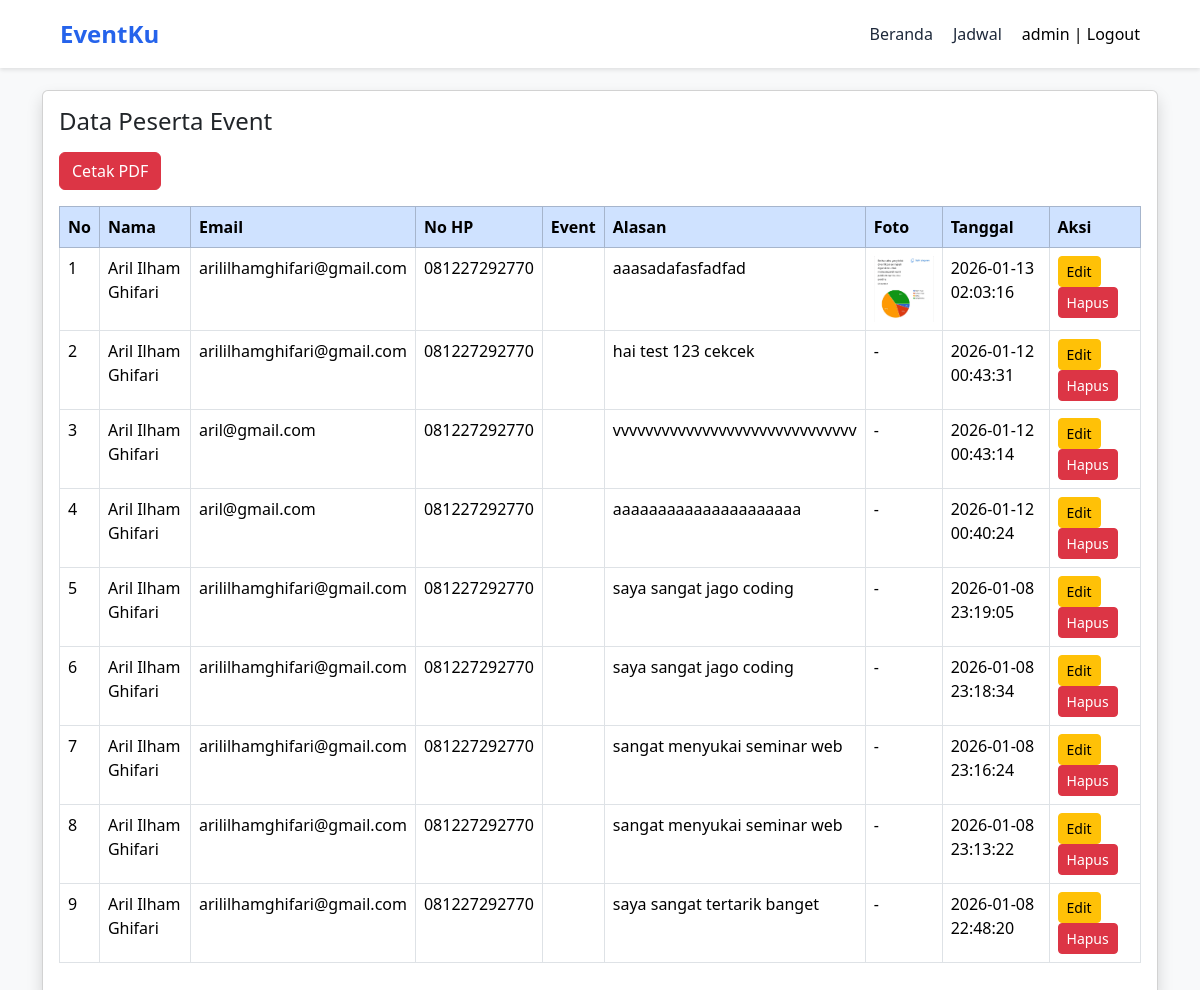
The page /admin.php (signed in) on the database its author committed.
### tables this page shows
CREATE TABLE `peserta_event` (
  `id` int(11) NOT NULL,
  `nama` varchar(100) NOT NULL,
  `email` varchar(100) NOT NULL,
  `no_hp` varchar(15) NOT NULL,
  `event` varchar(50) NOT NULL,
  `alasan` text DEFAULT NULL,
  `tanggal_daftar` datetime DEFAULT current_timestamp(),
  `foto` varchar(100) DEFAULT NULL
);

### admin.php (the view, shortened to what this page needs)
<?php
include "koneksi.php";
$query  = "SELECT * FROM peserta_event ORDER BY tanggal_daftar DESC";
$result = mysqli_query($conn, $query);
?>
<!DOCTYPE html>
<html lang="id">
<head>
    <link href="https://cdn.jsdelivr.net/npm/bootstrap@5.3.3/dist/css/bootstrap.min.css" rel="stylesheet">
</head>
<body class="bg-light">
    <header>
        <nav>
            <a href="#" class="logo" style="color: #2563eb;">EventKu</a>
            <div class="nav-links">
                <a href="index.html">Beranda</a>
                <a href="jadwal.html">Jadwal</a>
                <span class="text-black">
                    <?= $_SESSION['username']; ?> |
                    <a href="logout.php" class="text-black text-decoration-none">Logout</a>
                </span>
            </div>
        </nav>
    </header>
<div class="container">
    <div class="card shadow">
        <div class="card-body">
            <h4 class="mb-3">Data Peserta Event</h4>
            <a href="cetak_pdf.php" target="_blank" class="btn btn-danger mb-3">
    Cetak PDF
</a>
            <table class="table table-bordered table-hover">
                <thead class="table-primary">
                    <tr>
                        <th>No</th>
                        <th>Nama</th>
                        <th>Email</th>
                        <th>No HP</th>
                        <th>Event</th>
                        <th>Alasan</th>
                        <th>Foto</th>
                        <th>Tanggal</th>
                        <th>Aksi</th>
                    </tr>
                </thead>
                <tbody>
                    <?php $no=1; while($row=mysqli_fetch_assoc($result)){ ?>
                    <tr>
                        <td><?= $no++ ?></td>
                        <td><?= $row['nama'] ?></td>
                        <td><?= $row['email'] ?></td>
                        <td><?= $row['no_hp'] ?></td>
                        <td><?= $row['pilihan_event'] ?></td>
                        <td><?= $row['alasan'] ?></td>
                        <td>
                            <?php if (!empty($row['foto'])) { ?>
                                <img src="uploads/<?= htmlspecialchars($row['foto']); ?>" width="60">
                            <?php } else { ?>
                                -
                            <?php } ?>
                        </td>
                        <td><?= $row['tanggal_daftar'] ?></td>
                        <td>
                            <a href="edit.php?id=<?= $row['id']; ?>" class="btn btn-warning btn-sm">
                                Edit
                            </a>
                            <a href="hapus.php?id=<?= $row['id']; ?>"
                            class="btn btn-danger btn-sm"
                            onclick="return confirm('Yakin hapus data?')">
                            Hapus
                            </a>
                        </td>
                    </tr>
                    <?php } ?>
                </tbody>
            </table>
        </div>
    </div>
</div>
</body>
</html>

### admin.php (style rules this page uses)
body { padding-top: 90px; }
:root { --primary-color: #2563eb; --primary-hover: #1d4ed8; --secondary-color: #64748b; --text-dark: #1e293b; --text-light: #f8fafc; --bg-light: #ffffff; --bg-alt: #f1f5f9; }
header { background-color: var(--bg-light); box-shadow: 0 2px 4px rgba(0,0,0,0.1); position: fixed; width: 100%; top: 0; z-index: 1000; }
nav { display: flex; justify-content: space-between; align-items: center; padding: 1rem 5%; max-width: 1200px; margin: 0 auto; }
.logo { font-size: 1.5rem; font-weight: bold; color: var(--primary-color); text-decoration: none; }
.nav-links { display: flex; align-items: center; gap: 20px; }
.nav-links a { text-decoration: none; color: var(--text-dark); font-weight: 500; transition: color 0.3s; }

### rows shown on the page
peserta_event: nama "Aril Ilham Ghifari", email "arililhamghifari@gmail.com", no_hp "081227292770", alasan "aaasadafasfadfad", foto (picture), tanggal_daftar "2026-01-13 02:03:16"
peserta_event: nama "Aril Ilham Ghifari", email "arililhamghifari@gmail.com", no_hp "081227292770", alasan "hai test 123 cekcek", tanggal_daftar "2026-01-12 00:43:31"
peserta_event: nama "Aril Ilham Ghifari", email "aril@gmail.com", no_hp "081227292770", alasan "vvvvvvvvvvvvvvvvvvvvvvvvvvvvvv", tanggal_daftar "2026-01-12 00:43:14"
peserta_event: nama "Aril Ilham Ghifari", email "aril@gmail.com", no_hp "081227292770", alasan "aaaaaaaaaaaaaaaaaaaaa", tanggal_daftar "2026-01-12 00:40:24"
peserta_event: nama "Aril Ilham Ghifari", email "arililhamghifari@gmail.com", no_hp "081227292770", alasan "saya sangat jago coding", tanggal_daftar "2026-01-08 23:19:05"
peserta_event: nama "Aril Ilham Ghifari", email "arililhamghifari@gmail.com", no_hp "081227292770", alasan "saya sangat jago coding", tanggal_daftar "2026-01-08 23:18:34"
peserta_event: nama "Aril Ilham Ghifari", email "arililhamghifari@gmail.com", no_hp "081227292770", alasan "sangat menyukai seminar web", tanggal_daftar "2026-01-08 23:16:24"
peserta_event: nama "Aril Ilham Ghifari", email "arililhamghifari@gmail.com", no_hp "081227292770", alasan "sangat menyukai seminar web", tanggal_daftar "2026-01-08 23:13:22"
peserta_event: nama "Aril Ilham Ghifari", email "arililhamghifari@gmail.com", no_hp "081227292770", alasan "saya sangat tertarik banget", tanggal_daftar "2026-01-08 22:48:20"

### other values the page prints
$_SESSION['username'] "admin"
